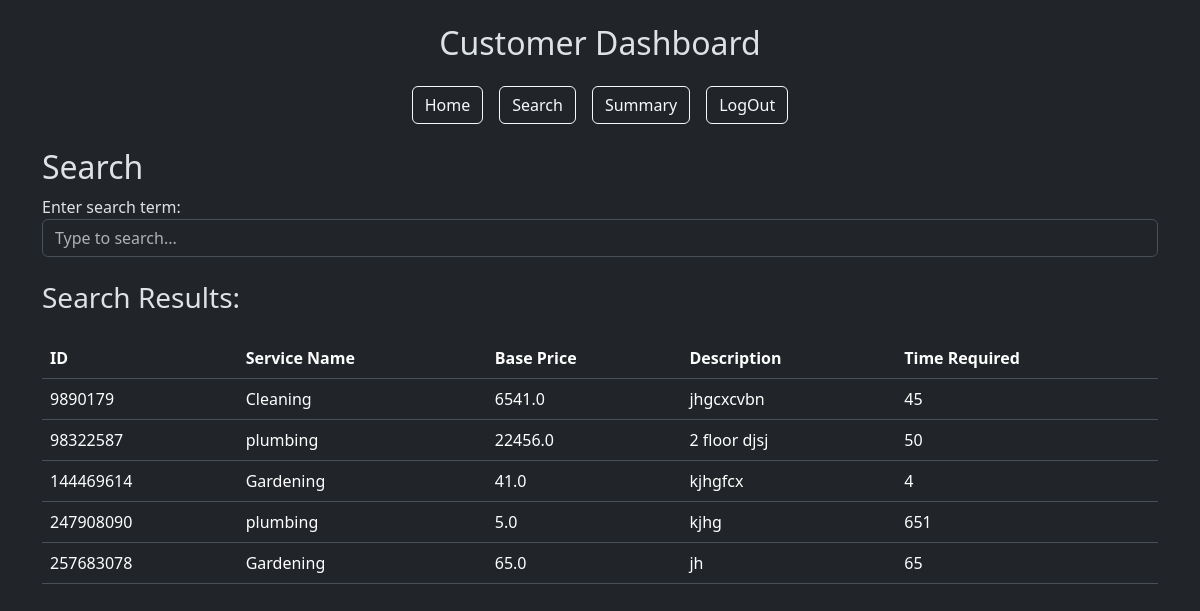
Page /search (signed in) on the committed database.
### models.py (models this page shows)
class User(db.Model):
    __tablename__ = "user"
    id = db.Column(db.Integer, primary_key=True)
    username = db.Column(db.String(80), unique=True, nullable=False)
    passhash = db.Column(db.String(80), nullable=False)
    name = db.Column(db.String(80), nullable=False)
    role = db.Column(db.String(20), nullable=False)
    is_blocked = db.Column(db.Boolean, default=False, nullable=False)
    professional = db.relationship('Professional', backref='user', lazy=True)
    customer = db.relationship('Customer', backref='user', lazy=True)

class Service(db.Model):
    __tablename__ = 'service'
    id = db.Column(db.Integer, primary_key=True)
    service_name = db.Column(db.String(80), unique=False, nullable=False)
    description = db.Column(db.Text, nullable=False)
    price = db.Column(db.Float, nullable=False)
    time_required = db.Column(db.Integer, nullable=False)
    service_requests = db.relationship('ServiceRequest', back_populates='service', lazy=True)

### app.py (the view)
@app.route('/search', methods=['GET', 'POST'])
def search():
    if session['user_role'] == 'admin':
        user = {'is_blocked': False}
    else:
        user = User.query.get(session['user_id'])
    customers = Customer.query.all()
    professionals = Professional.query.all()
    services = Service.query.all()
    service_requests = ServiceRequest.query.all()
    return render_template('search.html', user=user, customers=customers, professionals=professionals, services=services, service_requests=service_requests)

### templates/search.html (shortened to what this page needs)
{% extends "layout.html" %}  {% block content %}
<h2>Search</h2>
<div class="form-group">
  <label for="search_term">Enter search term:</label>
  <input
    type="text"
    class="form-control"
    id="search_term"
    name="search_term"
    placeholder="Type to search..."
  />
</div>
<h3 class="my-4">Search Results:</h3>
{% if session.get('user_role') == 'admin' %}
<h4>Service Requests:</h4>
<div class="table-responsive admin">
  <table class="table">
    <thead>
      <tr>
        <th>ID</th>
        <th>Requested By</th>
        <th>Assigned Professional</th>
        <th>Requested Date</th>
        <th>Status</th>
      </tr>
    </thead>
    <tbody>
      {% for service_request in service_requests %}
      <tr class="item">
        <td>{{service_request.id}}</td>
        <td>
          {{ service_request.customer.user.name if service_request.professional
          else 'N/A' }}
        </td>
        <td>
          {{ service_request.professional.user.name if
          service_request.professional else 'N/A' }}
        </td>
        <td>{{service_request.date_of_request.strftime('%Y-%m-%d') }}</td>
        <td>{{service_request.status}}</td>
      </tr>
      {% endfor %}
    </tbody>
  </table>
</div>
<h4>Customers:</h4>
<div class="table-responsive admin">
  <table class="table">
    <thead>
      <tr>
        <th>ID</th>
        <th>Name</th>
        <th>Address</th>
        <th>Contact</th>
        <th>Pincode</th>
      </tr>
    </thead>
    <tbody>
      {% for customer in customers %}
      <tr class="item">
        <td>{{customer.id}}</td>
        <td>{{customer.user.name}}</td>
        <td>{{customer.address}}</td>
        <td>{{customer.contact}}</td>
        <td>{{customer.pincode}}</td>
      </tr>
      {% endfor %}
    </tbody>
  </table>
</div>
<h4>Professionals:</h4>
<div class="table-responsive admin">
  <table class="table">
    <thead>
      <tr>
        <th>ID</th>
        <th>Name</th>
        <th>Experience</th>
        <th>Service Name</th>
        <th>Pincode</th>
      </tr>
    </thead>
    <tbody>
      {% for professional in professionals %}
      <tr class="item">
        <td>{{professional.id}}</td>
        <td>{{professional.user.name}}</td>
        <td>{{professional.experience}}</td>
        <td>{{professional.service_name}}</td>
        <td>{{professional.pincode}}</td>
      </tr>
      {% endfor %}
    </tbody>
  </table>
</div>
{% elif session.get('user_role') == 'customer' %}
<div class="table-responsive">
  <table class="table">
    <thead>
      <tr>
        <th>ID</th>
        <th>Service Name</th>
        <th>Base Price</th>
        <th>Description</th>
        <th>Time Required</th>
      </tr>
    </thead>
    <tbody>
      {% for service in services %}
      <tr class="item">
        <td>{{service.id}}</td>
        <td>{{service.service_name}}</td>
        <td>{{service.price}}</td>
        <td>{{service.description}}</td>
        <td>{{service.time_required}}</td>
      </tr>
      {% endfor %}
    </tbody>
  </table>
</div>
{% endif %} {% endblock %}

### templates/layout.html (shortened to what this page needs)
<!DOCTYPE html>
<html lang="en">
  <head>
    <link
      href="https://cdn.jsdelivr.net/npm/bootstrap@5.3.3/dist/css/bootstrap.min.css"
      rel="stylesheet"
    />
  </head>
  <body data-bs-theme="dark">
    <div class="container mt-4">
      {% if request.endpoint not in ['login', 'register'] and not
      user.is_blocked%}
      <div class="text-center my-4">
        <h2 class="text-capitalize">
          {{ session.get('user_role') }} Dashboard
        </h2>
      </div>
      <div class="d-flex justify-content-center mb-4">
        <div class="d-flex flex-row gap-3">
          {% with dashboard_url = session['user_role'] + '_dashboard' %}
          <a href="{{ url_for(dashboard_url) }}" class="btn btn-outline-light"
            >Home</a
          >
          {% endwith %}
          <a href="{{ url_for('search') }}" class="btn btn-outline-light"
            >Search</a
          >
          <a href="{{ url_for('summary') }}" class="btn btn-outline-light"
            >Summary</a
          >
          <a href="{{ url_for('logout') }}" class="btn btn-outline-light"
            >LogOut</a
          >
        </div>
      </div>
      {% endif %}
      {% block content %} {% endblock %}
    </div>
  </body>
</html>

### rows in the picture
User: get "Customer"
Service: id "9890179", service_name "Cleaning", price "6541.0", description "jhgcxcvbn", time_required "45"
Service: id "98322587", service_name "plumbing", price "22456.0", description "2 floor djsj", time_required "50"
Service: id "144469614", service_name "Gardening", price "41.0", description "kjhgfcx", time_required "4"
Service: id "247908090", service_name "plumbing", price "5.0", description "kjhg", time_required "651"
Service: id "257683078", service_name "Gardening", price "65.0", description "jh", time_required "65"
